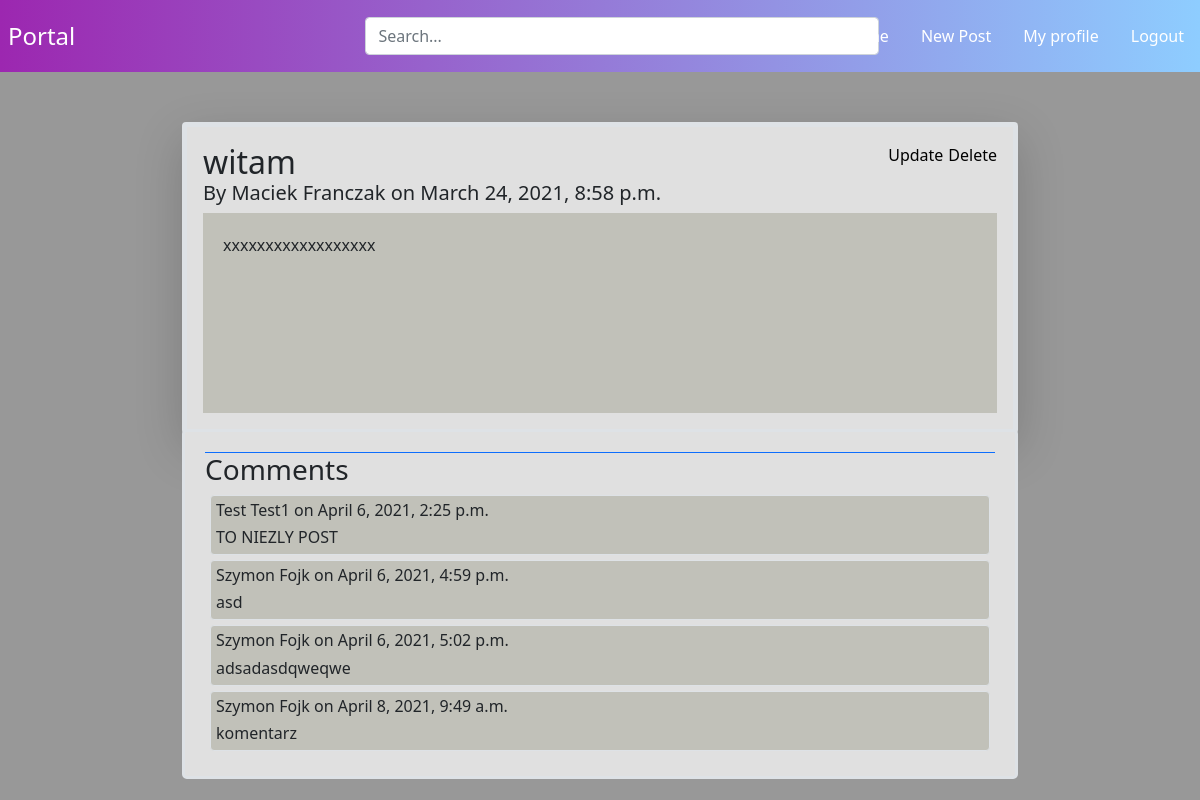
The page /post/5/ (signed in) on the database its author committed.
### portal/models.py (models this page shows, shortened)
class Post(models.Model):
    title = models.CharField(max_length=100)
    content = models.TextField()
    date_posted = models.DateTimeField(default=timezone.now)
    author = models.ForeignKey(User, on_delete=models.CASCADE)

class Comment(models.Model):
    content = models.TextField()
    date_posted = models.DateTimeField(default=timezone.now)
    author = models.ForeignKey(User, on_delete=models.CASCADE)
    post = models.ForeignKey(Post, on_delete=models.CASCADE, related_name='comments')

### portal/views.py (the view)
# urls.py: path('post/<int:pk>/', login_required(PostDetailView.as_view()), name='post-detail'),
class PostDetailView(DetailView):
	model = Post

### portal/templates/portal/post_detail.html
{% extends 'portal/wall.html' %}
{% block content %}
<div class="border border-5 rounded shadow-lg p-3" style="margin-top:50px;padding:20px;background-color:#E0E0E0;border-color:#E0E0E0;margin-bottom:-5px;">
  <div>
    <h2 style="display: inline;">{{ object.title }}</h2>
    {% if request.user.username == post.author.username %}
        <a style="display: inline;text-align:right;float:right;" href="{% url 'post-delete' post.id %}">Delete</a>
        <a style="display: inline;text-align:right;float:right;margin-right:5px;" href="{% url 'post-update' post.id %}">Update</a>
      {% endif %}
  </div>
  <h5>By <a class="text-dark" href="{% url 'profile' username=post.author %}">{{object.author.first_name}} {{object.author.last_name}}</a> on {{object.date_posted}}</h5>
  <div class="text">{{object.content}}</div>
</div>
<div class="border border-3 rounded-3" style="padding:20px;background-color:#E0E0E0;border-color:#E0E0E0;">
<div class="comments border-top border-primary">
  <h3>Comments</h3>
  {% for comment in post.comments.all %}
  <div class="border rounded" style="margin:5px;background-color:#C1C1B9;">
    <h6 class="" style="margin:5px;" ><a class="text-dark" href="{% url 'profile' username=comment.author %}">{{comment.author.first_name}} {{comment.author.last_name}}</a> on {{comment.date_posted}}</h6>
    <div class="" style="margin:5px;">
      {{comment.content}}
    </div>
  </div>
  {% endfor %}
</div>
</div>
{% endblock content %}

### portal/static/portal/base_style.css (style rules this page uses)
* { box-sizing: border-box; }
body { margin: 0; padding: 0; }
a:active, a:link { text-decoration: none; color: black; }
.text { height:200px; background-color: #C1C1B9; width: 100%; padding: 20px; }

### rows shown on the page
Post: title "witam", author.first_name "Maciek", author.last_name "Franczak", date_posted "March 24, 2021, 8:58 p.m.", content "xxxxxxxxxxxxxxxxxx"
Comment: author.first_name "Test", author.last_name "Test1", date_posted "April 6, 2021, 2:25 p.m.", content "TO NIEZLY POST"
Comment: author.first_name "Szymon", author.last_name "Fojk", date_posted "April 6, 2021, 4:59 p.m.", content "asd"
Comment: author.first_name "Szymon", author.last_name "Fojk", date_posted "April 6, 2021, 5:02 p.m.", content "adsadasdqweqwe"
Comment: author.first_name "Szymon", author.last_name "Fojk", date_posted "April 8, 2021, 9:49 a.m.", content "komentarz"
